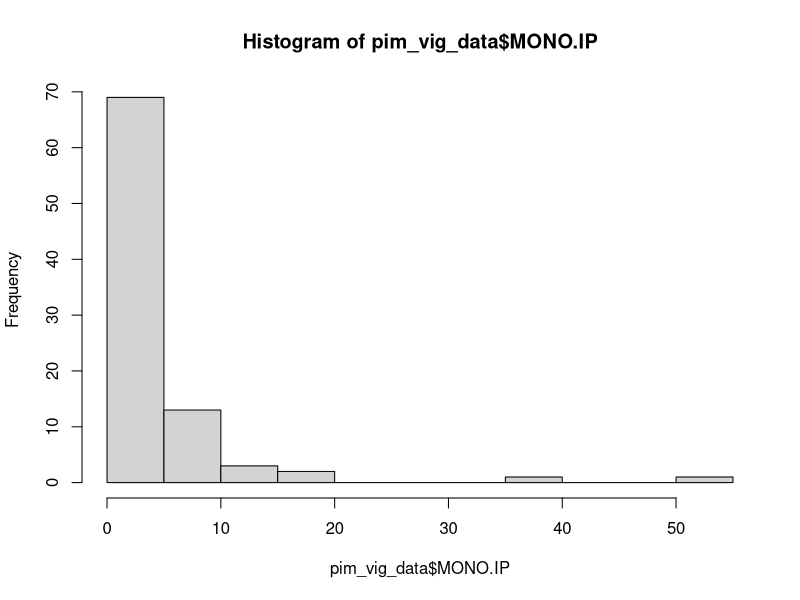
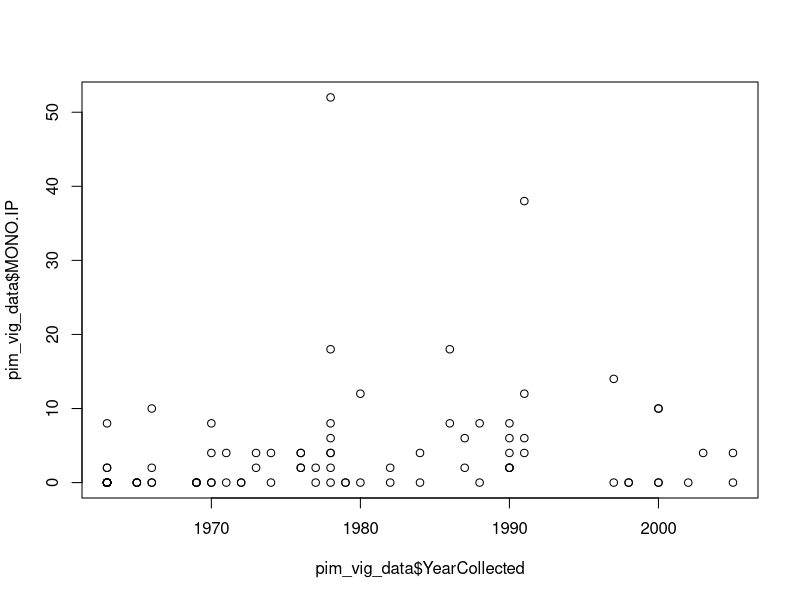
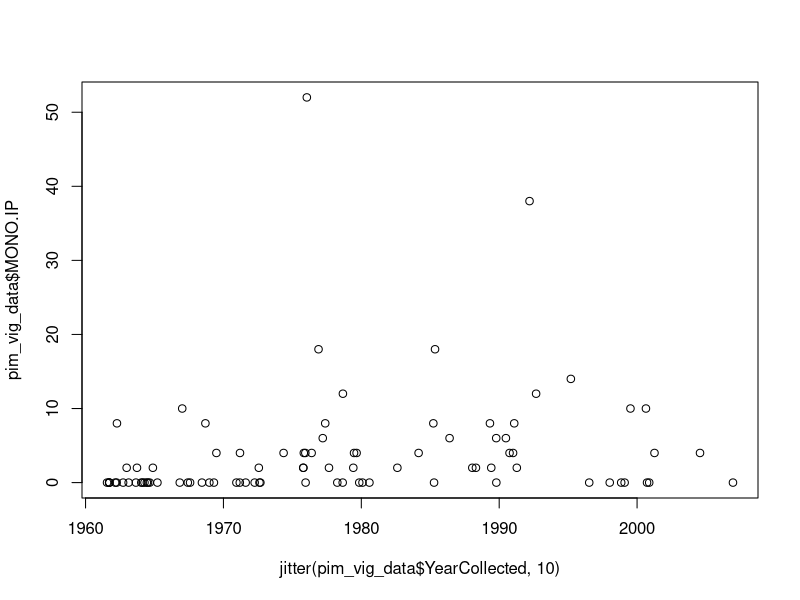
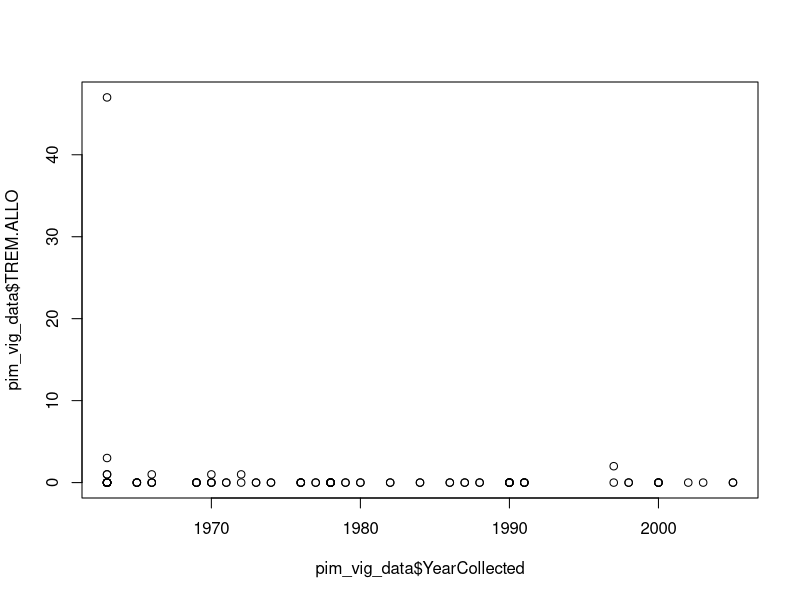
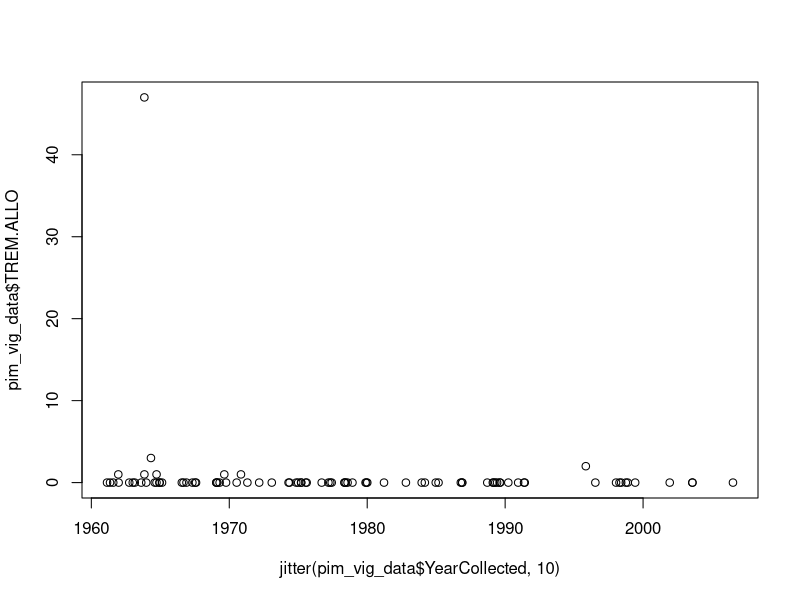

Write the R code that produced these figures, in order.
# How to use R
# A workshop
# Written by Chelsea Wood (chelwood@uw.edu)
# 4 July 2024
# Hi SuPeR Parasites!!! HELLO

# To run a thing in R, you put your cursor on it and hit COMMAND+RETURN (on Mac) or CONTROL+RETURN (on PC).
# Anything with a # in front of it will not run, because it is annotation - words designed to be human-readable,
# but meant to be ignored by R.

# This is how you find out what directory R is reading from - i.e., what folder on your computer is R going to
# when you ask it to retrieve a file?  getwd = get working directory.

getwd()

# If you need to change your working directory, paste the file structure between the quotation marks below.
# To get the file structure, open the folder and then "Get info" about that folder. Copy the file structure
# and paste it below.

setwd("/Users/chelsealwood/Dropbox/Vault/University of Washington/Projects/CAREER/Data/TUBRI")

# Once your working directory is set, you're ready to read in the data!  If there are sub-folders inside your 
# working directory, you'll need to specify them as I have below.
# The <- command tells R what a thing is called.  So you can read the line below as,
# Look at this csv file, and name it pim_vig_data.  When I call pim_vig_data, I want you to give me the csv file.

pim_vig_data<-read.csv("data/processed/Ictalurus_punctatus_processed_human_readable.csv")

# To see your data as a spreadsheet in a new tab, use the View command.

View(pim_vig_data)

# You can also see your data in the console below by running the name of the dataset.

pim_vig_data

# With your dataset ready to go, you can now call individual columns in that dataset using $ plus the variable
# name, exactly as it is spelled and capitalized in the dataset.

pim_vig_data$YearCollected

pim_vig_data$MONO.IP

# You can also call individual rows, columns, or cells using brackets.

pim_vig_data[1,5]

# You can now perform simple data manipulations on the variables.  For example, if I want the total number of 
# MONO.IP worms we counted in Pimephales vigilax, I can write,

sum(pim_vig_data$MONO.IP)

# Or maybe I want the mean number of MONO.IP per fish. It's simple as this:

mean(pim_vig_data$MONO.IP)

# I can even call up a quick histogram of the number of MONO.IP in each fish:

hist(pim_vig_data$MONO.IP)

# Or I can plot the number of MONO.IP over time - plot(y~x).

plot(pim_vig_data$MONO.IP~pim_vig_data$YearCollected)

plot(pim_vig_data$MONO.IP~jitter(pim_vig_data$YearCollected,10))

plot(pim_vig_data$TREM.ALLO~pim_vig_data$YearCollected)

plot(pim_vig_data$TREM.ALLO~jitter(pim_vig_data$YearCollected,10))

# Looks like there's a pattern there!  Let's do a simple statistical test to see if it is significant?
# A model is an equation that represents the data. Here, our model is y = mx + b.

summary(lm(pim_vig_data$MONO.IP~pim_vig_data$YearCollected))

summary(lm(pim_vig_data$TREM.ALLO~pim_vig_data$YearCollected))
